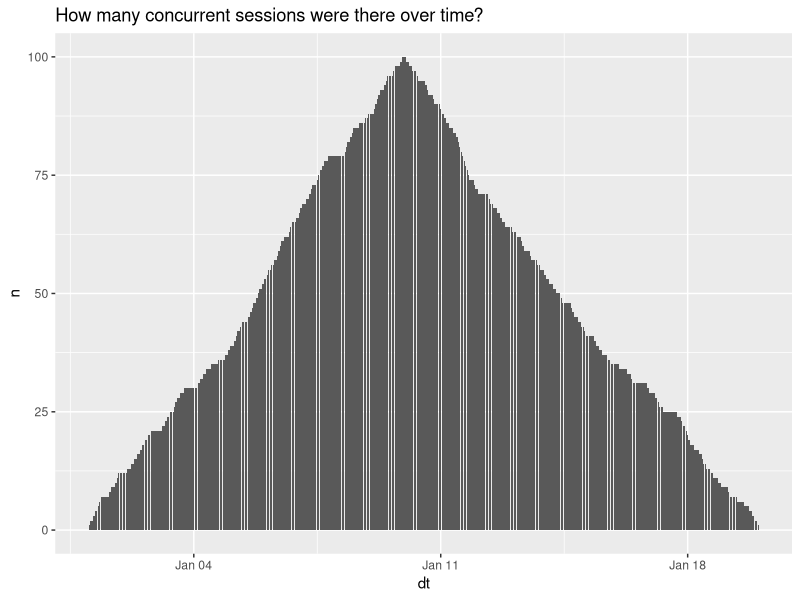

This chart was generated by the following R code:
## ---- chunk 1
knitr::opts_chunk$set(echo = FALSE)
## ---- chunk 2

library(tidyverse)
library(lubridate)

starting_times <- seq(from = as_datetime("2021-01-01 00:00:00"), to = as_datetime("2021-01-10 00:00:00"), by = "hour")

ending_times <- seq(from = as_datetime("2021-01-10 00:00:00"), to = as_datetime("2021-01-20 00:00:00"), by = "hour")

event_data <- tibble(event_num = paste0("session_", seq(1, 100, by = 1)), login = sample(starting_times, 100), logout =  sample(ending_times, 100))

## ---- chunk 3

library(purrr)

event_data_seq <- event_data %>%
  mutate(dt_sequences = map2(login, logout, seq, by = "hour"))

## ---- chunk 4

event_data_expanded <- event_data_seq %>%
  unnest(dt_sequences) %>%
  rename(dt = dt_sequences)

event_data_expanded 

## ---- chunk 5

event_data_expanded %>%
  count(dt) %>%
  ggplot(aes(dt, n)) + geom_col() + labs(title = "How many concurrent sessions were there over time?")

